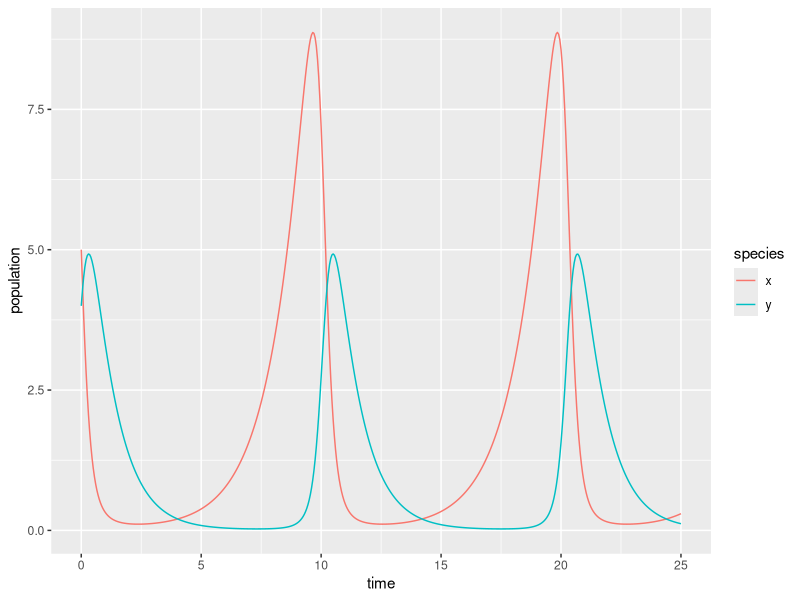

The R script that drew this image:
## ---- chunk 1
knitr::opts_chunk$set(echo = TRUE)
library(tidyverse)
library(deSolve)
library(kableExtra)
## ---- chunk 2
# Create a sequence of times (days): 
time <- seq(0, 25, by = 0.05)

# Set some parameter values (these can change - keep it in mind):
parameters <- c(alpha = .75, beta = 0.8, delta = 0.5, gamma = 1)

# Set the initial condition (prey and predator populations at t = 0).
# Recall: x = prey, y = predator
init_cond <- c(x = 5, y = 4)

# Prepare the series of differential equations as a function: 
lk_equations <- function(time, init_cond, parameters) {
  with(as.list(c(init_cond, parameters)), {
    dxdt = alpha * x - beta * x * y
    dydt = delta * x * y - gamma * y
    return(list(c(dxdt, dydt)))
  })
}

# Find the approximate the solution using `deSolve::ode()`:
approx_lk <- ode(y = init_cond, times = time, func = lk_equations, parms = parameters)

# Check the class: 
class(approx_lk)

# We really want this to be a data frame, and we want both prey (x) and predator (y) to be in the same column -- we'll learn why in EDS 221 (tidy data)
approx_lk_df <- data.frame(approx_lk) %>% 
  pivot_longer(cols = c(x,y), names_to = "species", values_to = "population")

# Plot it! 
ggplot(data = approx_lk_df, aes(x = time, y = population)) +
  geom_line(aes(color = species))
